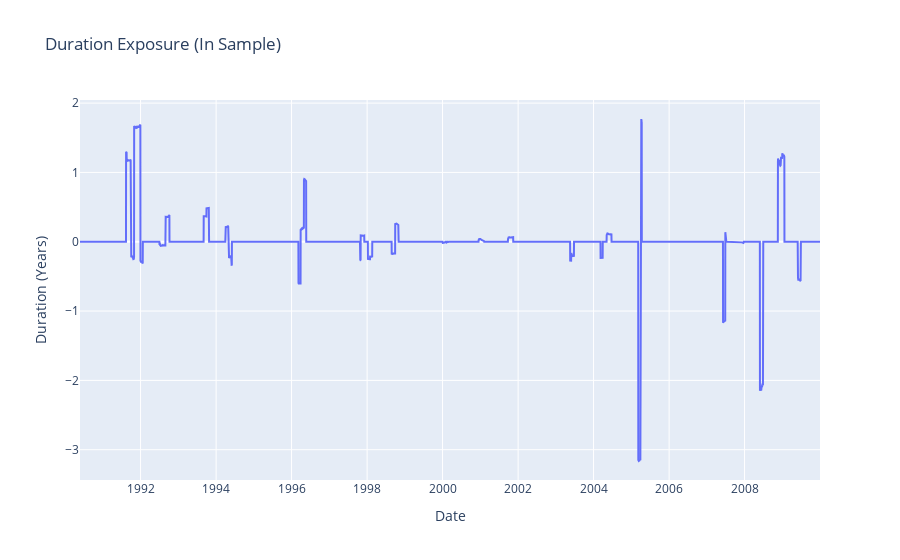

Source (notebook cell):
### Markdown cell above
*Hedge Effectiveness (Duration)*

### Code cell
fig = go.Figure()

fig.add_trace(
    go.Scatter(
        x = d.index,
        y = d['duration'] / 365,
    )
)

fig.update_layout(title = 'Duration Exposure (In Sample)')
fig.update_xaxes(title= 'Date')
fig.update_yaxes(title = 'Duration (Years)')
fig.show()

### Figure 1 — Plotly figure (JSON) as saved in the notebook; plotly's stock layout.template omitted (floating-point values rounded to 4 significant figures; data arrays with more than 128 entries replaced by an {"elided": "..."} marker saying what was removed)
{"data": [{"type": "scatter", "x": {"elided": "4897 str values"}, "y": {"elided": "4897 float values"}}], "layout": {"title": {"text": "Duration Exposure (In Sample)"}, "xaxis": {"title": {"text": "Date"}}, "yaxis": {"title": {"text": "Duration (Years)"}}}}
